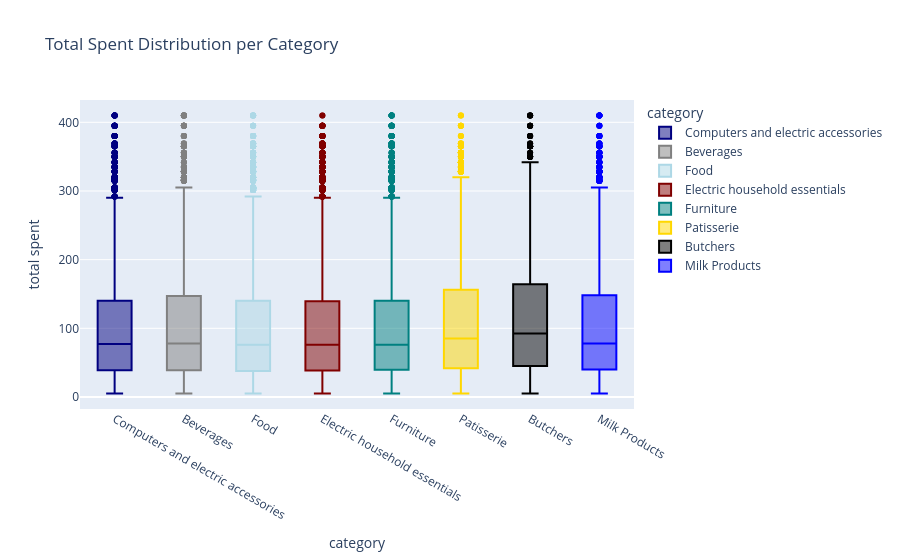

Notebook code for this chart:
### Markdown cell above
## Distribution of Total Spent per Category

### Code cell
px.box(df, x='category', y='total spent', color='category', title='Total Spent Distribution per Category',
       color_discrete_sequence=['navy', 'gray', 'lightblue','maroon', 'teal', 'gold','black','blue','purple']
)

### Figure 1 — Plotly figure (JSON) as saved in the notebook; plotly's stock layout.template omitted (floating-point values rounded to 4 significant figures; data arrays with more than 128 entries replaced by an {"elided": "..."} marker saying what was removed)
{"data": [{"alignmentgroup": "True", "hovertemplate": "category=%{x}<br>total spent=%{y}<extra></extra>", "legendgroup": "Computers and electric accessories", "marker": {"color": "navy"}, "name": "Computers and electric accessories", "notched": false, "offsetgroup": "Computers and electric accessories", "orientation": "v", "showlegend": true, "type": "box", "x": {"elided": "5764 str values"}, "x0": " ", "xaxis": "x", "y": {"elided": "5764 float values"}, "y0": " ", "yaxis": "y"}, {"alignmentgroup": "True", "hovertemplate": "category=%{x}<br>total spent=%{y}<extra></extra>", "legendgroup": "Beverages", "marker": {"color": "gray"}, "name": "Beverages", "notched": false, "offsetgroup": "Beverages", "orientation": "v", "showlegend": true, "type": "box", "x": {"elided": "4828 str values"}, "x0": " ", "xaxis": "x", "y": {"elided": "4828 float values"}, "y0": " ", "yaxis": "y"}, {"alignmentgroup": "True", "hovertemplate": "category=%{x}<br>total spent=%{y}<extra></extra>", "legendgroup": "Food", "marker": {"color": "lightblue"}, "name": "Food", "notched": false, "offsetgroup": "Food", "orientation": "v", "showlegend": true, "type": "box", "x": {"elided": "8284 str values"}, "x0": " ", "xaxis": "x", "y": {"elided": "8284 float values"}, "y0": " ", "yaxis": "y"}, {"alignmentgroup": "True", "hovertemplate": "category=%{x}<br>total spent=%{y}<extra></extra>", "legendgroup": "Electric household essentials", "marker": {"color": "maroon"}, "name": "Electric household essentials", "notched": false, "offsetgroup": "Electric household essentials", "orientation": "v", "showlegend": true, "type": "box", "x": {"elided": "9585 str values"}, "x0": " ", "xaxis": "x", "y": {"elided": "9585 float values"}, "y0": " ", "yaxis": "y"}, {"alignmentgroup": "True", "hovertemplate": "category=%{x}<br>total spent=%{y}<extra></extra>", "legendgroup": "Furniture", "marker": {"color": "teal"}, "name": "Furniture", "notched": false, "offsetgroup": "Furniture", "orientation": "v", "showlegend": true, "type": "box", "x": {"elided": "6646 str values"}, "x0": " ", "xaxis": "x", "y": {"elided": "6646 float values"}, "y0": " ", "yaxis": "y"}, {"alignmentgroup": "True", "hovertemplate": "category=%{x}<br>total spent=%{y}<extra></extra>", "legendgroup": "Patisserie", "marker": {"color": "gold"}, "name": "Patisserie", "notched": false, "offsetgroup": "Patisserie", "orientation": "v", "showlegend": true, "type": "box", "x": {"elided": "2822 str values"}, "x0": " ", "xaxis": "x", "y": {"elided": "2822 float values"}, "y0": " ", "yaxis": "y"}, {"alignmentgroup": "True", "hovertemplate": "category=%{x}<br>total spent=%{y}<extra></extra>", "legendgroup": "Butchers", "marker": {"color": "black"}, "name": "Butchers", "notched": false, "offsetgroup": "Butchers", "orientation": "v", "showlegend": true, "type": "box", "x": {"elided": "1838 str values"}, "x0": " ", "xaxis": "x", "y": {"elided": "1838 float values"}, "y0": " ", "yaxis": "y"}, {"alignmentgroup": "True", "hovertemplate": "category=%{x}<br>total spent=%{y}<extra></extra>", "legendgroup": "Milk Products", "marker": {"color": "blue"}, "name": "Milk Products", "notched": false, "offsetgroup": "Milk Products", "orientation": "v", "showlegend": true, "type": "box", "x": {"elided": "4052 str values"}, "x0": " ", "xaxis": "x", "y": {"elided": "4052 float values"}, "y0": " ", "yaxis": "y"}], "layout": {"boxmode": "overlay", "legend": {"title": {"text": "category"}, "tracegroupgap": 0}, "title": {"text": "Total Spent Distribution per Category"}, "xaxis": {"anchor": "y", "categoryarray": ["Computers and electric accessories", "Beverages", "Food", "Electric household essentials", "Furniture", "Patisserie", "Butchers", "Milk Products"], "categoryorder": "array", "domain": [0, 1], "title": {"text": "category"}}, "yaxis": {"anchor": "x", "domain": [0, 1], "title": {"text": "total spent"}}}}
